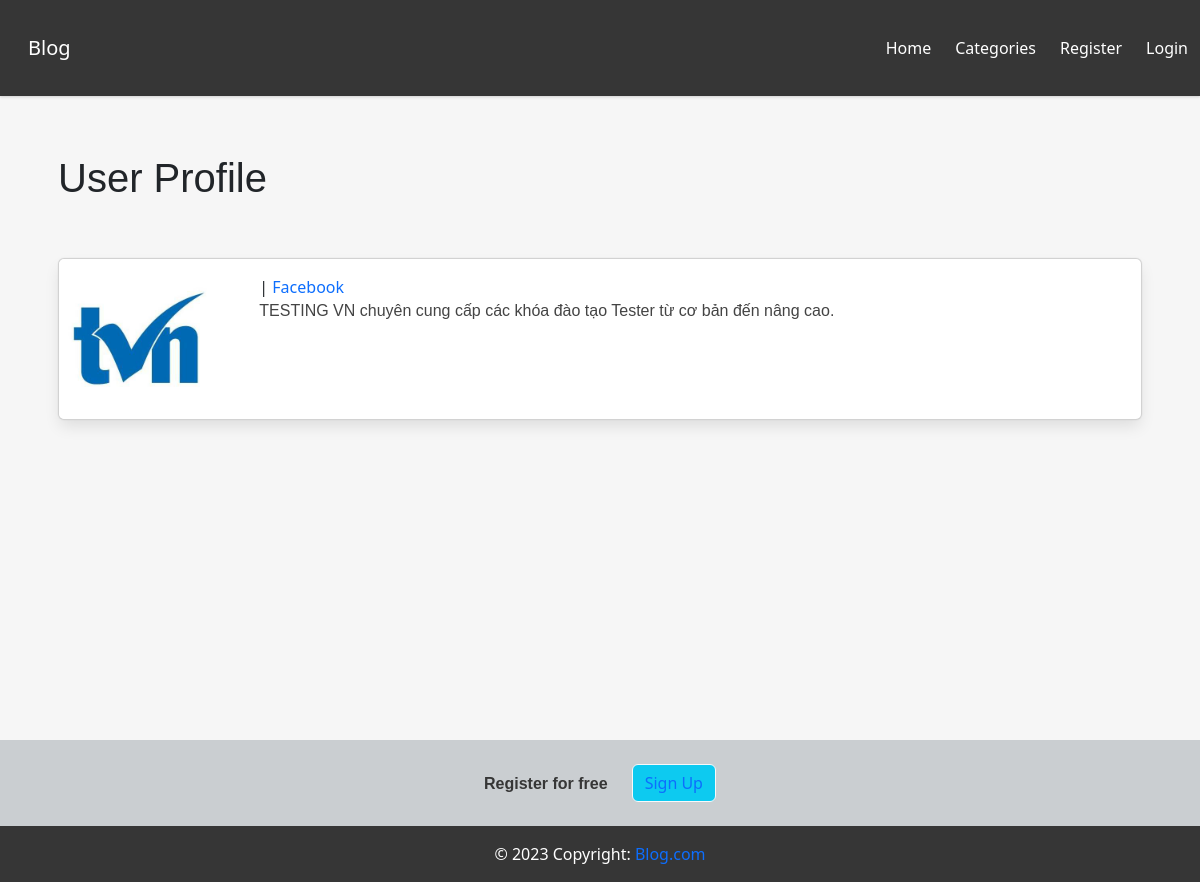
/member/14/profile/, run on the app's committed database.
### bloghome/models.py (models this page shows, shortened)
class Profile(models.Model):
    user = models.OneToOneField(User, null= True,  on_delete=models.CASCADE)
    bio = models.TextField()
    profile_pic = models.ImageField(null=True, blank=True, upload_to="images/profile/")
    instagram_url = models.CharField(max_length=255, null=True, blank=True)
    facebook_url = models.CharField(max_length=255, null=True, blank=True)
    github_url = models.CharField(max_length=255, null=True, blank=True)

### members/views.py (the view)
# urls.py: path('<int:pk>/profile/', ShowProfilePageView.as_view(), name='show_profile_page'),
class ShowProfilePageView(DetailView):
    model = Profile
    template_name='registration/user_profile.html'
    def get_context_data(self, *args, **kwargs):
        context = super(ShowProfilePageView, self).get_context_data(*args, **kwargs)
        page_user = get_object_or_404(Profile, id = self.kwargs['pk'])
        context["page_user"] = page_user
        return context

### members/templates/registration/user_profile.html (shortened to what this page needs)
{% extends "base.html" %}
{% load static %}
{% block content %}
  <h1> User Profile </h1>
<br/>
<br/>
<div class="card mb-3" >
    <div class="row no-gutters">
      <div class="col-md-2">
        {% if page_user.profile_pic %}
            <img src="{{ page_user.profile_pic.url }}" width=200 height=200  class="img-fluid rounded-start" >
        {% else %}
         <img src="{% static 'theblog/images/default_user.jpg' %}" width=200 height=200  class="img-fluid rounded-start" >
        {% endif %}
      </div>
      <div class="col-md-10">
        <div class="card-body">
            {% if page_user.facebook_url %}
               | <a href ="{{page_user.facebook_url }}">Facebook</a>
            {%endif%}
            <p class="card-text">{{page_user.bio }}</p>
        </div>
      </div>
    </div>
</div>
{% endblock %}

### bloghome/static/blog/main.css (style rules this page uses)
body { background-color: rgb(56, 56, 56); margin-top: 5rem; background-size: contain; background-repeat: no-repeat; }
h1, h2, h3, h4, h5, h6, p { color: #444444; font-family: 'Poppins', sans-serif; }

### bloghome/templates/base.html (style rules this page uses)
html,body { height:100%; background-color:#f6f6f6; }
a { text-decoration: none; }

### data on the page
Profile: profile_pic (picture), bio "TESTING VN chuyên cung cấp các khóa đào tạo Tester từ cơ bản đến nâng cao."
